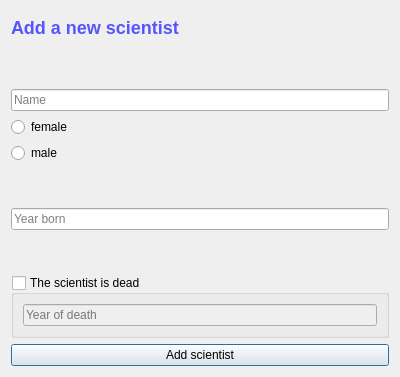
<?xml version="1.0" encoding="UTF-8"?>
<ui version="4.0">
 <class>AddScientistDialog</class>
 <widget class="QDialog" name="AddScientistDialog">
  <property name="geometry">
   <rect>
    <x>0</x>
    <y>0</y>
    <width>400</width>
    <height>377</height>
   </rect>
  </property>
  <property name="windowTitle">
   <string>Dialog</string>
  </property>
  <layout class="QVBoxLayout" name="verticalLayout">
   <item>
    <widget class="QLabel" name="label_add_scientist">
     <property name="text">
      <string>&lt;html&gt;&lt;head/&gt;&lt;body&gt;&lt;p&gt;&lt;span style=&quot; font-size:x-large; font-weight:600; color:#5555ff;&quot;&gt;Add a new scientist&lt;/span&gt;&lt;/p&gt;&lt;/body&gt;&lt;/html&gt;</string>
     </property>
    </widget>
   </item>
   <item>
    <layout class="QHBoxLayout" name="horizontalLayout">
     <item>
      <widget class="QLabel" name="label_error_scientist_name">
       <property name="text">
        <string/>
       </property>
      </widget>
     </item>
    </layout>
   </item>
   <item>
    <widget class="QLineEdit" name="input_scientist_name">
     <property name="placeholderText">
      <string>Name</string>
     </property>
    </widget>
   </item>
   <item>
    <widget class="QRadioButton" name="radioButton_Female">
     <property name="acceptDrops">
      <bool>false</bool>
     </property>
     <property name="text">
      <string>female</string>
     </property>
    </widget>
   </item>
   <item>
    <widget class="QRadioButton" name="radioButton_Male">
     <property name="text">
      <string>male</string>
     </property>
    </widget>
   </item>
   <item>
    <layout class="QHBoxLayout" name="horizontalLayout_2">
     <item>
      <widget class="QLabel" name="label_error_scientist_year_born">
       <property name="text">
        <string/>
       </property>
      </widget>
     </item>
    </layout>
   </item>
   <item>
    <widget class="QLineEdit" name="input_scientist_year_born">
     <property name="placeholderText">
      <string>Year born</string>
     </property>
    </widget>
   </item>
   <item>
    <widget class="QLabel" name="label_error_scientist_year_death">
     <property name="text">
      <string/>
     </property>
    </widget>
   </item>
   <item>
    <widget class="QGroupBox" name="ScientistIsDead">
     <property name="acceptDrops">
      <bool>false</bool>
     </property>
     <property name="title">
      <string>The scientist is dead</string>
     </property>
     <property name="flat">
      <bool>false</bool>
     </property>
     <property name="checkable">
      <bool>true</bool>
     </property>
     <property name="checked">
      <bool>false</bool>
     </property>
     <layout class="QVBoxLayout" name="verticalLayout_2">
      <item>
       <widget class="QLineEdit" name="input_scientist_year_death">
        <property name="placeholderText">
         <string>Year of death</string>
        </property>
       </widget>
      </item>
     </layout>
     <zorder>input_scientist_year_death</zorder>
     <zorder>input_scientist_year_death</zorder>
    </widget>
   </item>
   <item>
    <widget class="QPushButton" name="button_add_scientist">
     <property name="text">
      <string>Add scientist</string>
     </property>
    </widget>
   </item>
  </layout>
 </widget>
 <resources/>
 <connections/>
</ui>
